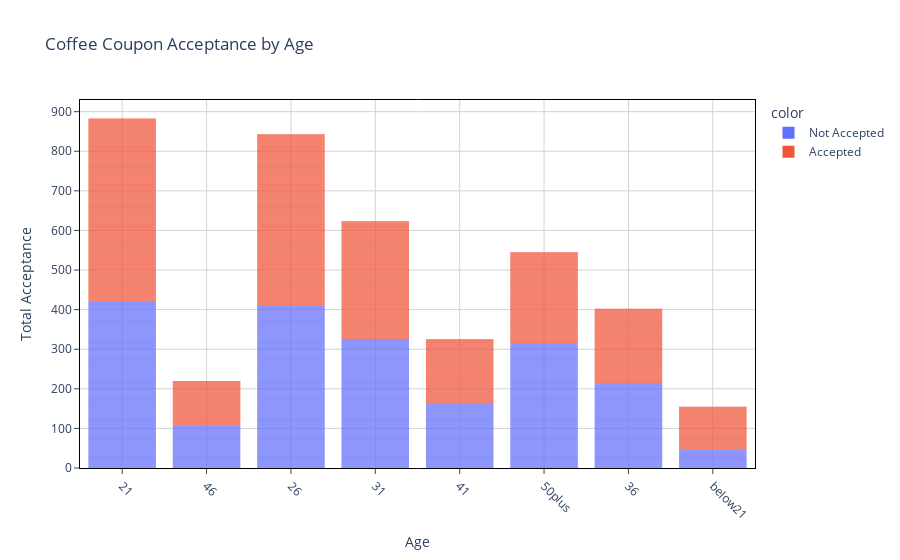

This figure's notebook cell:
### Markdown cell above
@Finding

Gender does not influence much either when it comes to coffee coupon acceptance and it mostly shows around 50% acceptance for both male and female.

### Code cell
# Lets create a barplot based on the coffee coupon acceptance, by age 

fig = px.bar(df_coffee_coupons['age'], color=df_coffee_coupons['acceptance'], 
             title = 'Coffee Coupon Acceptance by Age',
            labels={'value':'Age',
                   'count':'Total Acceptance'}
            )

fig.update_layout(
    plot_bgcolor='white'
)

fig.update_xaxes(
    tickangle = 45,
    mirror=True,
    ticks='outside',
    showline=True,
    linecolor='black',
    gridcolor='lightgrey'
)
fig.update_yaxes(
    mirror=True,
    ticks='outside',
    showline=True,
    linecolor='black',
    gridcolor='lightgrey'
)

fig.update_traces(marker_line_width = 0,
                  selector=dict(type="bar"))

fig.update_layout(bargap=0.2,
                  bargroupgap = 0,
                 )

fig.show()

### Figure 1 — Plotly figure (JSON) as saved in the notebook; plotly's stock layout.template omitted (floating-point values rounded to 4 significant figures; data arrays with more than 128 entries replaced by an {"elided": "..."} marker saying what was removed)
{"data": [{"alignmentgroup": "True", "hovertemplate": "color=Not Accepted<br>Age=%{x}<br>Total Acceptance=%{y}<extra></extra>", "legendgroup": "Not Accepted", "marker": {"color": "#636efa", "line": {"width": 0}, "pattern": {"shape": ""}}, "name": "Not Accepted", "offsetgroup": "Not Accepted", "orientation": "v", "showlegend": true, "textposition": "auto", "type": "bar", "x": {"elided": "2001 str values"}, "xaxis": "x", "y": {"elided": "2001 int values"}, "yaxis": "y"}, {"alignmentgroup": "True", "hovertemplate": "color=Accepted<br>Age=%{x}<br>Total Acceptance=%{y}<extra></extra>", "legendgroup": "Accepted", "marker": {"color": "#EF553B", "line": {"width": 0}, "pattern": {"shape": ""}}, "name": "Accepted", "offsetgroup": "Accepted", "orientation": "v", "showlegend": true, "textposition": "auto", "type": "bar", "x": {"elided": "1995 str values"}, "xaxis": "x", "y": {"elided": "1995 int values"}, "yaxis": "y"}], "layout": {"autosize": true, "bargap": 0.2, "bargroupgap": 0, "barmode": "relative", "legend": {"title": {"text": "color"}, "tracegroupgap": 0}, "plot_bgcolor": "white", "title": {"text": "Coffee Coupon Acceptance by Age"}, "xaxis": {"anchor": "y", "autorange": true, "domain": [0, 1], "gridcolor": "lightgrey", "linecolor": "black", "mirror": true, "range": [-0.5, 7.5], "showline": true, "tickangle": 45, "ticks": "outside", "title": {"text": "Age"}, "type": "category"}, "yaxis": {"anchor": "x", "autorange": true, "domain": [0, 1], "gridcolor": "lightgrey", "linecolor": "black", "mirror": true, "range": [0, 929.5], "showline": true, "ticks": "outside", "title": {"text": "Total Acceptance"}, "type": "linear"}}}
